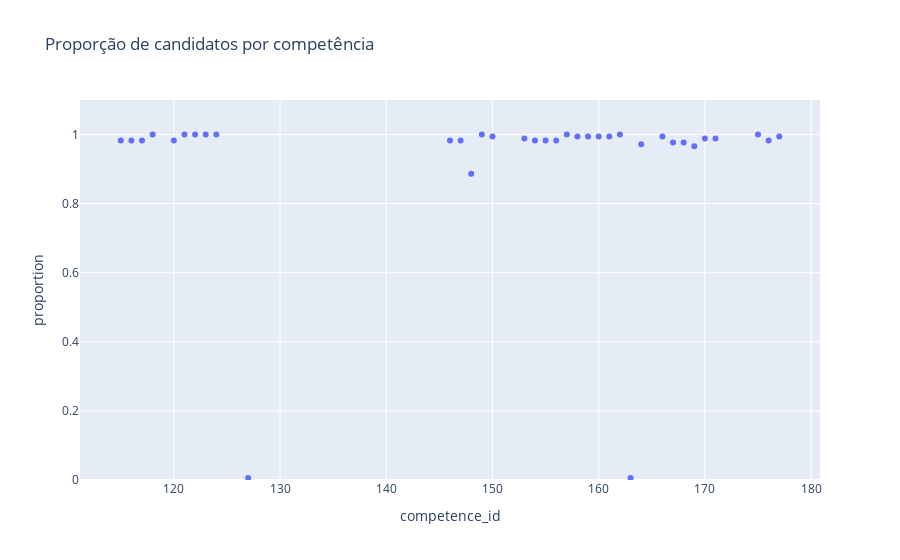

This figure's notebook cell:
### Code cell
fig = px.scatter(
    competence_count,
    x='competence_id',
    y='proportion',
    title='Proporção de candidatos por competência'
)
fig.update_yaxes(range=[0, 1.1])
fig.show()

### Figure 1 — Plotly figure (JSON) as saved in the notebook; plotly's stock layout.template omitted (floating-point values rounded to 4 significant figures)
{"data": [{"hovertemplate": "competence_id=%{x}<br>proportion=%{y}<extra></extra>", "legendgroup": "", "marker": {"color": "#636efa", "symbol": "circle"}, "mode": "markers", "name": "", "orientation": "v", "showlegend": false, "type": "scatter", "x": [115, 116, 117, 118, 120, 121, 122, 123, 124, 127, 146, 147, 148, 149, 150, 153, 154, 155, 156, 157, 158, 159, 160, 161, 162, 163, 164, 166, 167, 168, 169, 170, 171, 175, 176, 177], "xaxis": "x", "y": [0.983, 0.983, 0.983, 1, 0.983, 1, 1, 1, 1, 0.005682, 0.983, 0.983, 0.8864, 1, 0.9943, 0.9886, 0.983, 0.983, 0.983, 1, 0.9943, 0.9943, 0.9943, 0.9943, 1, 0.005682, 0.9716, 0.9943, 0.9773, 0.9773, 0.9659, 0.9886, 0.9886, 1, 0.983, 0.9943], "yaxis": "y"}], "layout": {"autosize": true, "legend": {"tracegroupgap": 0}, "title": {"text": "Proporção de candidatos por competência"}, "xaxis": {"anchor": "y", "autorange": true, "domain": [0, 1], "range": [111.4, 180.6], "title": {"text": "competence_id"}, "type": "linear"}, "yaxis": {"anchor": "x", "domain": [0, 1], "range": [0, 1.1], "title": {"text": "proportion"}, "type": "linear"}}}
